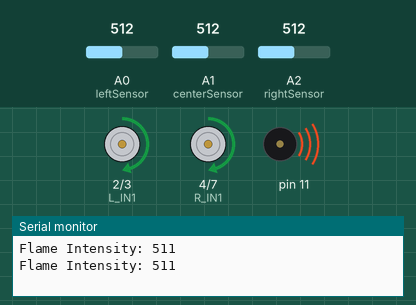
This sketch was run on a simulated Arduino Uno, built with avr-gcc and run on an emulated ATmega328P. Shown: motor-driver pin pairs drawn as motors (green arrow = first pin HIGH = forward, orange = second pin HIGH = backward, longer = more drive, scaled by the enable pin), buzzer (waves = sounding), the last lines printed to the serial monitor. Inputs (shaded band) come from the test bench; at power-on: A1 (centerSensor) = 512, A0 (leftSensor) = 512, A2 (rightSensor) = 512.

Above: at 1.8 s.
1.9 s: A1 (centerSensor) set to 231
3.4 s: A1 (centerSensor) set to 210
At 4.5 s:
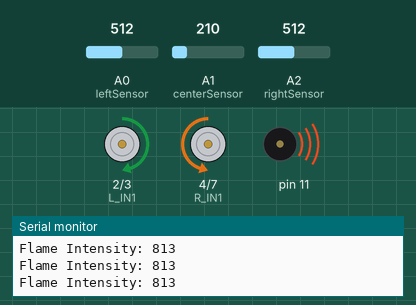
5.5 s: A0 (leftSensor) set to 133
9.6 s: A0 (leftSensor) set to 117
At 10.8 s:
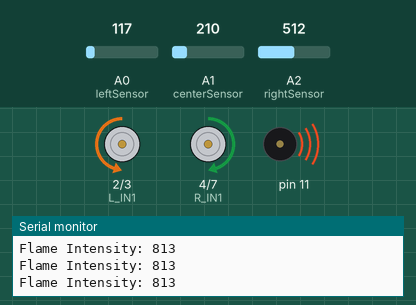
11.1 s: A2 (rightSensor) set to 129
15.2 s: A2 (rightSensor) set to 111
At 15.5 s:
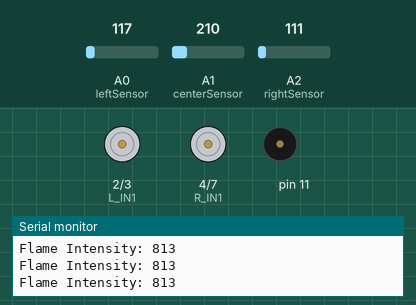
Timing chart, 0 to 17.7 s (numbered marks = the images above; inputs shaded):
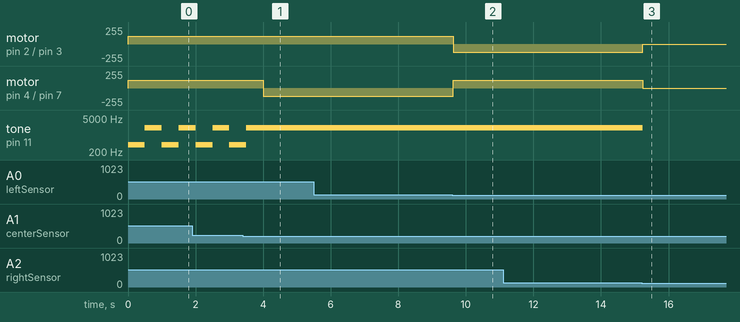

The sketch:

flame_detecting_robo.ino
```cpp
/*
Code Name: Arduino Uno Fire Detecting Robocar
Author: RoboSiddhi

⚠ Warning

This project and its code are shared for learning and personal use only.
Commercial use, redistribution, or selling (in any form) of this code or
project is not allowed without proper permission.

                                                                                 .
              !^           .   ..   ..
              ??^~^.      ....:....
             :P5J?7?JY5.   ...^:::^..
            .BG5JY75&JYG   ...^:::^..
            .BBBP57?YYYG.   ....::::
             :YBBGYJ??Y?   .  .^ YGGY.
              :!BBBBY!:       .G??5BP^
            ~GP5P5??77!7:    .^J55Y!
           ^#57!7#5777!?57~:77JG
           ?#G5PB#57777!B5GG5YPJ.
          .BGYY&&BPY???J!!Y5Y7:
          :7!~!7777!!!!^

Description:  Flame Detecting Robo Car A simple Arduino Uno based flame detecting robot using 3
flame sensors, L298N motor driver, 4 BO motors with wheels, and a 2-cell 18650 battery pack.
The sensors detect the flame and Arduino controls the motors to follow the flame and create a hazard sound. Great for
learning robotics, DIY projects, and basic STEM applications.
*/


// --------- Flame sensor pins (analog) ---------- //
          int centerSensor = A1;  // only using center for analog control
          int leftSensor = A0;
          int rightSensor = A2;

// --------- Motor Driver (L298N) Pins -----------//
          int L_IN1 = 2;
          int L_IN2 = 3;
          int L_EN  = 5;   // PWM pin
          int R_IN1 = 4;
          int R_IN2 = 7;
          int R_EN  = 6;   // PWM pin

// --------- Settings ----------- //
          int MOTOR_SPEED = 120;            // 0-255
          unsigned long MAX_PUMP_TIME = 20000UL;

void setup() {
  Serial.begin(9600);

          pinMode(L_IN1, OUTPUT);
          pinMode(L_IN2, OUTPUT);
          pinMode(L_EN, OUTPUT);
          pinMode(R_IN1, OUTPUT);
          pinMode(R_IN2, OUTPUT);
          pinMode(R_EN, OUTPUT);
}

void loop() {
  // Read and invert sensor value //
          int rawValue = analogRead(centerSensor);
          int flameIntensity = 1023 - rawValue;
          int rawValue1 = analogRead(leftSensor);
          int flameIntensity1 = 1023 - rawValue1;
          int rawValue2 = analogRead(rightSensor);
          int flameIntensity2 = 1023 - rawValue2;

Serial.print("Flame Intensity: ");
Serial.println(flameIntensity);

// Decision based only on center sensor //
   if (flameIntensity >= 100 && flameIntensity < 800) {
 forward();
 buzzer();// go towards flame
  }


 else if(flameIntensity1 > 100 && flameIntensity1 < 900) {
    left();  // go left flame
}


 else if (flameIntensity2 > 100 && flameIntensity2 < 900) {
    right();  // go left flame
}
  else { stopCar();
  buzzerstop();
   }
}


/* ---------- Movement Functions ---------- */
void forward() {

          digitalWrite(L_IN1, HIGH);
          digitalWrite(L_IN2, LOW);
          analogWrite(L_EN, MOTOR_SPEED);
          digitalWrite(R_IN1, HIGH);
          digitalWrite(R_IN2, LOW);
          analogWrite(R_EN, MOTOR_SPEED);
}
void left() {

          digitalWrite(L_IN1, HIGH);
          digitalWrite(L_IN2, LOW);
          analogWrite(L_EN, MOTOR_SPEED);
          digitalWrite(R_IN1, LOW);
          digitalWrite(R_IN2, HIGH);
          analogWrite(R_EN, MOTOR_SPEED);
}
void right() {

          digitalWrite(L_IN1, LOW);
          digitalWrite(L_IN2, HIGH);
          analogWrite(L_EN, MOTOR_SPEED);
          digitalWrite(R_IN1, HIGH);
          digitalWrite(R_IN2, LOW);
          analogWrite(R_EN, MOTOR_SPEED);
}
void stopCar() {

          analogWrite(L_EN, 0);
          analogWrite(R_EN, 0);
          digitalWrite(L_IN1, LOW);
          digitalWrite(L_IN2, LOW);
          digitalWrite(R_IN1, LOW);
          digitalWrite(R_IN2, LOW);
}
void buzzer(){

          tone(11, 400);
          delay(500);
          tone(11, 2000);
          delay(500);
}

void buzzerstop(){
          noTone(11);
}
```

Measured:
- the behaviour switches between 224 and 223 on A1 (centerSensor) (found by bisection; images 0 and 1)
- the behaviour switches between 124 and 123 on A0 (leftSensor) (found by bisection; images 1 and 2)
- the behaviour switches between 124 and 123 on A2 (rightSensor) (found by bisection; images 2 and 3)
- after the input at 3.4 s, motor on pin 4 (R_IN1) / pin 7 (R_IN2): forward 120/255 → backward 120/255 after 0.60 s; tone on pin 11: goes on until 3.5 s, then stays 2000 Hz
- after the input at 9.6 s, motor on pin 2 (L_IN1) / pin 3 (L_IN2): forward 120/255 → backward 120/255 at once; motor on pin 4 (R_IN1) / pin 7 (R_IN2): backward 120/255 → forward 120/255 at once
- after the input at 15.2 s, motor on pin 2 (L_IN1) / pin 3 (L_IN2): backward 120/255 → stopped at once; motor on pin 4 (R_IN1) / pin 7 (R_IN2): forward 120/255 → stopped at once; tone on pin 11: 2000 Hz → silent at once
- by itself, tone on pin 11: alternates 2000 Hz for 0.50 s and 400 Hz for 0.50 s
